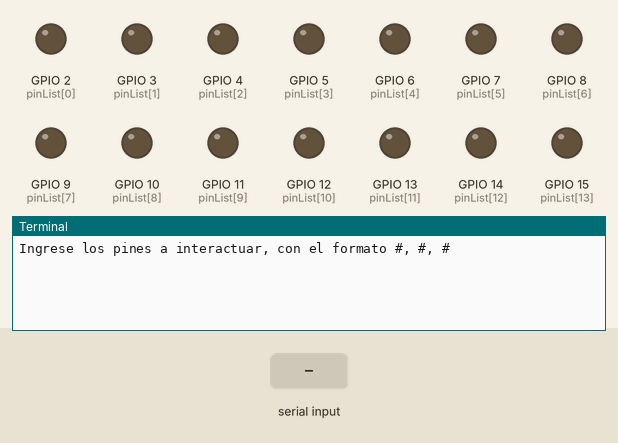
Bench run of a program on a simulated Raspberry Pi (BCM pin numbers). On the bench: output pins drawn as LEDs (lit = HIGH), the last lines printed to the terminal. Inputs (shaded band) come from the test bench.

Above: at 1.2 s.
1.3 s: "1" typed at the terminal, then Enter
At 2.3 s:
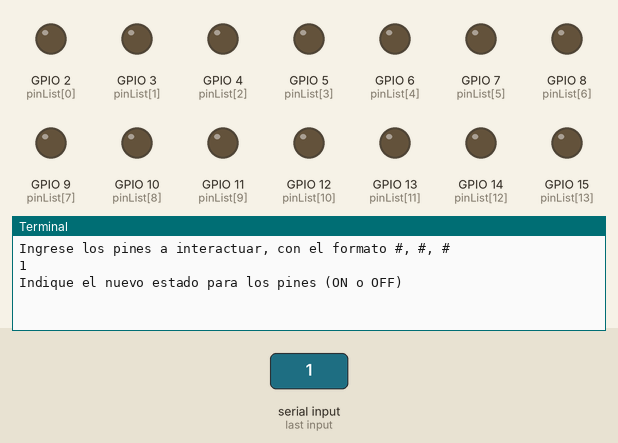
2.8 s: "0" typed at the terminal, then Enter
At 3.4 s:
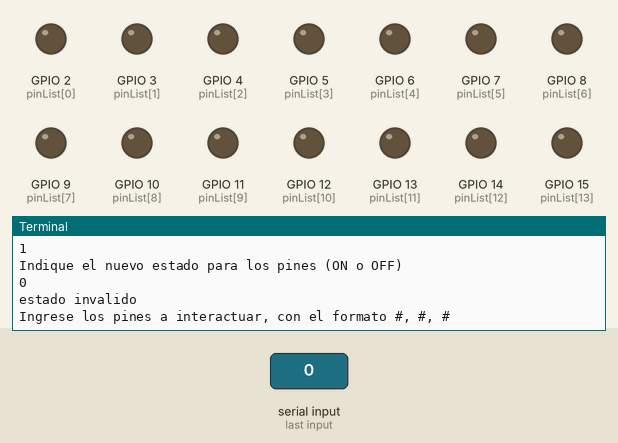

Measured:
- after the input at 1.3 s, the terminal: prints a new line at once (image 1)
- after the input at 2.8 s, the terminal: prints a new line at once (image 2)

The program:

LED_on_and_off_input_keyboard.py
```python
# Import standard Python Modules
import time
import sys

# Import RPi.GPIO Module
try:
	import RPi.GPIO as GPIO
except RuntimeError:
	print("Error importing RPi.GPIO!  This is probably because you need \
	superuser privileges.  You can achieve \
	this by using 'sudo' to run your script")

# Define Function "main", way to manage errors
def main():
	GPIO.setmode(GPIO.BCM)
	GPIO.setwarnings(False)

	# List with all GPIO pin numbers
	pinList=[2, 3, 4, 5, 6, 7, 8, 9, 10, 11, 12, 13, 14, 15, 16, 17, 18, 19, 20, 21, 22, 23, 24, 25, 26, 27]

	# Set GPIO pin signal OUT and initial value "shutdown"
	GPIO.setup(pinList, GPIO.OUT, initial=GPIO.LOW)

	while True:
		try:
			pinNums=str(input("Ingrese los pines a interactuar, con el formato #, #, #\n"))
			pinNums="["+pinNums+"]"
			pinNums=eval(pinNums)
			newState=str(input("Indique el nuevo estado para los pines (ON o OFF)\n"))

			if(newState=="ON"):
				GPIO.output(pinNums, GPIO.HIGH)
			elif(newState=="OFF"):
				GPIO.output(pinNums, GPIO.LOW)
			else:
				print("estado invalido")
		except:
			print("Error al ejecutar lo ingresado:\n{} line {}".format(e, sys.exc_info()[-1].tb_lineno))

if __name__ == '__main__':
	try:
		main()
	except:
		print("{} line {}".format(sys.exc_info()[0], sys.exc_info()[-1].tb_lineno))
		GPIO.cleanup()
```
